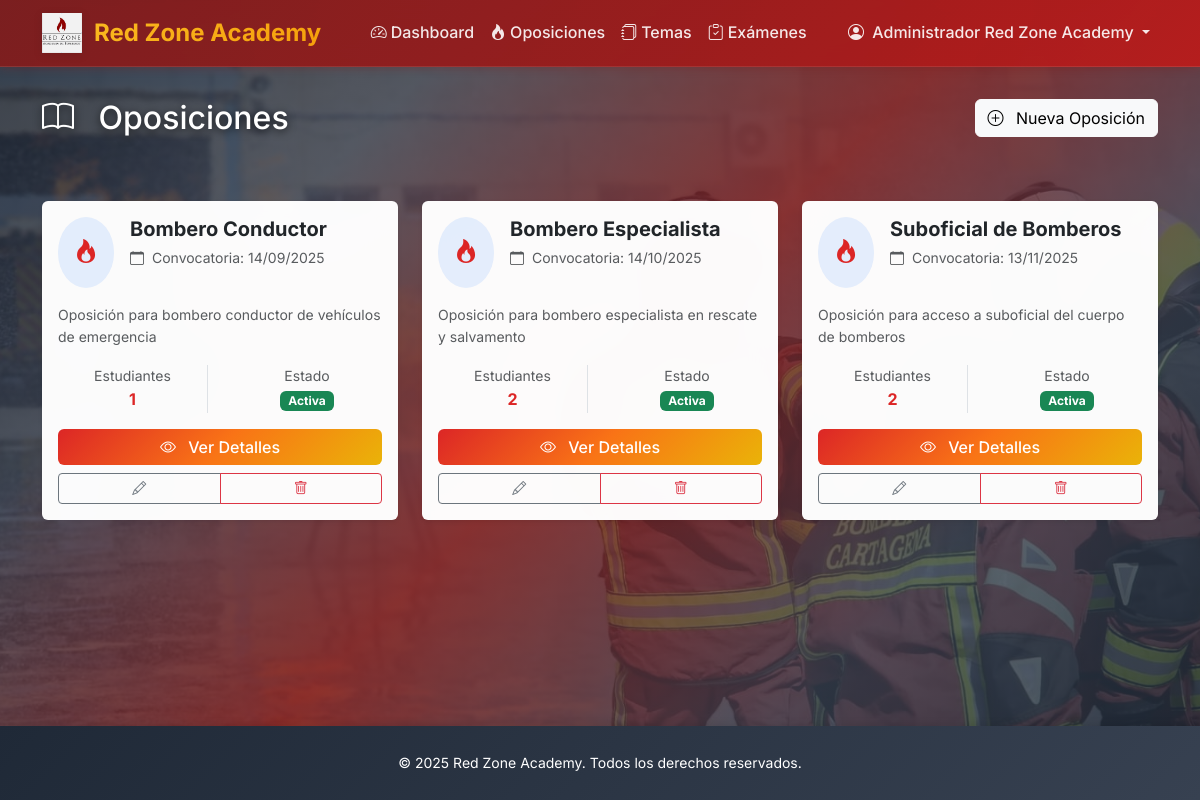
Screenshot of /dashboard/oposiciones/ (signed in) with the database file from the repository.
### accounts/models.py (models this page shows, shortened)
class CustomUser(AbstractUser):
    USER_TYPES = [
        ('admin', 'Administrador'),
        ('student', 'Alumno'),
    ]
    user_type = models.CharField(max_length=10, choices=USER_TYPES, default='student')
    created_at = models.DateTimeField(auto_now_add=True)
    profile_picture = models.ImageField(
        upload_to=user_profile_picture_path,
        blank=True,
        null=True,
        help_text="Imagen de perfil del usuario"
    )
    def is_admin(self):
        return self.user_type == 'admin'

### core/models.py (models this page shows, shortened)
class Oposicion(models.Model):
    nombre = models.CharField(max_length=200)
    descripcion = models.TextField()
    fecha_convocatoria = models.DateField()
    alumnos_con_acceso = models.ManyToManyField(
        User,
        limit_choices_to={'user_type': 'student'},
        blank=True,
        related_name='oposiciones_acceso'
    )
    created_at = models.DateTimeField(auto_now_add=True)
    updated_at = models.DateTimeField(auto_now=True)
    class Meta:
        verbose_name_plural = "Oposiciones"

### core/views.py (the view)
# urls.py: path('oposiciones/', views.OposicionListView.as_view(), name='oposicion_list'),
class OposicionListView(LoginRequiredMixin, ListView):
    model = Oposicion
    template_name = 'core/oposicion_list.html'
    context_object_name = 'oposiciones'
    paginate_by = 12
    def get_queryset(self):
        queryset = Oposicion.objects.prefetch_related('temas', 'alumnos_con_acceso')
        if self.request.user.is_admin():
            return queryset.all()
        return queryset.filter(alumnos_con_acceso=self.request.user)
    def get_context_data(self, **kwargs):
        context = super().get_context_data(**kwargs)
        context['title'] = 'Mis Oposiciones'
        return context

### templates/core/oposicion_list.html (shortened to what this page needs)
{% extends 'base.html' %}
{% load humanize %}
{% block content %}
<div class="container-fluid">
    <div class="page-header seamless">
        <div class="container">
            <div class="row align-items-center">
                <div class="col">
                    <h1 class="h2 mb-0">
                        <i class="bi bi-book me-3"></i>
                        Oposiciones
                    </h1>
                </div>
                <div class="col-auto">
                    {% if user.is_admin %}
                        <a href="{% url 'core:admin_oposicion_create' %}" class="btn btn-light">
                            <i class="bi bi-plus-circle me-2"></i>
                            Nueva Oposición
                        </a>
                    {% endif %}
                </div>
            </div>
        </div>
    </div>
    <div class="container">
        {% if oposiciones %}
            <div class="row">
                {% for oposicion in oposiciones %}
                    <div class="col-lg-4 col-md-6 mb-4">
                        <div class="card border-0 shadow-sm h-100 oposicion-card">
                            <div class="card-body d-flex flex-column">
                                <div class="d-flex align-items-start mb-3">
                                    <div class="bg-primary bg-opacity-10 rounded-circle p-3 me-3">
                                        <i class="bi bi-fire text-primary fs-4"></i>
                                    </div>
                                    <div class="flex-grow-1">
                                        <h5 class="card-title mb-1 fw-bold">
                                            {{ oposicion.nombre }}
                                        </h5>
                                        <small class="text-muted">
                                            <i class="bi bi-calendar me-1"></i>
                                            Convocatoria: {{ oposicion.fecha_convocatoria|date:"d/m/Y" }}
                                        </small>
                                    </div>
                                </div>
                                <div class="mb-3 flex-grow-1">
                                    <p class="text-muted small mb-0">
                                        {{ oposicion.descripcion|truncatechars:120 }}
                                    </p>
                                </div>
                                <div class="mb-3">
                                    <div class="row text-center">
                                        <div class="col-6">
                                            <div class="border-end">
                                                <small class="text-muted d-block">Estudiantes</small>
                                                <span class="fw-bold text-primary">
                                                    {{ oposicion.alumnos_con_acceso.count }}
                                                </span>
                                            </div>
                                        </div>
                                        <div class="col-6">
                                            <small class="text-muted d-block">Estado</small>
                                            <span class="badge bg-success">Activa</span>
                                        </div>
                                    </div>
                                </div>
                                <div class="d-grid gap-2">
                                    <a href="{% url 'core:oposicion_detail' oposicion.pk %}"
                                       class="btn btn-primary">
                                        <i class="bi bi-eye me-2"></i>
                                        Ver Detalles
                                    </a>
                                    {% if user.is_admin %}
                                        <div class="btn-group" role="group">
                                            <a href="{% url 'core:admin_oposicion_update' oposicion.pk %}"
                                               class="btn btn-outline-secondary btn-sm">
                                                <i class="bi bi-pencil"></i>
                                            </a>
                                            <a href="{% url 'core:admin_oposicion_delete' oposicion.pk %}"
                                               class="btn btn-outline-danger btn-sm">
                                                <i class="bi bi-trash"></i>
                                            </a>
                                        </div>
                                    {% endif %}
                                </div>
                            </div>
                        </div>
                    </div>
                {% endfor %}
            </div>
        {% endif %}
    </div>
</div>
{% endblock %}

### templates/base.html (shortened to what this page needs)
<!DOCTYPE html>
<html lang="es" data-bs-theme="light" class="h-100">
<head>
    {% load static %}
    <link href="https://cdnjs.cloudflare.com/ajax/libs/bootstrap/5.3.2/css/bootstrap.min.css" rel="stylesheet">
    <link href="https://cdnjs.cloudflare.com/ajax/libs/bootstrap-icons/1.11.3/font/bootstrap-icons.min.css" rel="stylesheet">
</head>
<body>
    <nav class="navbar navbar-expand-lg navbar-light bg-white">
        <div class="container">
            {% load static %}
            {% if user.is_authenticated %}
                <a class="navbar-brand" href="{% url 'core:dashboard' %}">
                    <img src="{% static 'img/logo_rz.png' %}" alt="Red Zone Academy" class="navbar-brand-logo">
                    Red Zone Academy
                </a>
            {% else %}
                <a class="navbar-brand" href="#">
                    <img src="{% static 'img/logo_rz.png' %}" alt="Red Zone Academy" class="navbar-brand-logo">
                    Red Zone Academy
                </a>
            {% endif %}
            <div class="collapse navbar-collapse" id="navbarNav">
                {% if user.is_authenticated %}
                <ul class="navbar-nav mx-auto">
                    <li class="nav-item">
                        <a class="nav-link" href="{% url 'core:dashboard' %}">
                            <i class="bi bi-speedometer2 me-1"></i>Dashboard
                        </a>
                    </li>
                    <li class="nav-item">
                        <a class="nav-link" href="{% url 'core:oposicion_list' %}">
                            <i class="bi bi-fire me-1"></i>Oposiciones
                        </a>
                    </li>
                    <li class="nav-item">
                        <a class="nav-link" href="{% url 'core:tema_list' %}">
                            <i class="bi bi-journals me-1"></i>Temas
                        </a>
                    </li>
                    <li class="nav-item">
                        <a class="nav-link" href="{% url 'core:examen_test_list' %}">
                            <i class="bi bi-clipboard-check me-1"></i>Exámenes
                        </a>
                    </li>
                </ul>
                <ul class="navbar-nav">
                    <li class="nav-item dropdown">
                        <a class="nav-link dropdown-toggle" href="#" id="userDropdown" role="button" data-bs-toggle="dropdown">
                            <i class="bi bi-person-circle me-1"></i>
                            {{ user.get_full_name|default:user.username }}
                        </a>
                    </li>
                </ul>
                {% endif %}
            </div>
        </div>
    </nav>
    <div class="main-wrapper">
        {% block content %}{% endblock %}
    </div>
    <footer class="footer">
        <div class="container">
            <div class="row">
                <div class="col-12 text-center">
                    <small>&copy; 2025 Red Zone Academy. Todos los derechos reservados.</small>
                </div>
            </div>
        </div>
    </footer>
</body>
</html>

### templates/core/oposicion_list.html (style rules this page uses)
.oposicion-card { transition: transform 0.2s ease-in-out, box-shadow 0.2s ease-in-out; }

### rows the page displays
CustomUser: get_full_name "Administrador Red Zone Academy"
Oposicion: nombre "Bombero Conductor", fecha_convocatoria "14/09/2025", descripcion "Oposición para bombero conductor de vehículos de emergencia", alumnos_con_acceso.count "1"
Oposicion: nombre "Bombero Especialista", fecha_convocatoria "14/10/2025", descripcion "Oposición para bombero especialista en rescate y salvamento", alumnos_con_acceso.count "2"
Oposicion: nombre "Suboficial de Bomberos", fecha_convocatoria "13/11/2025", descripcion "Oposición para acceso a suboficial del cuerpo de bomberos", alumnos_con_acceso.count "2"
